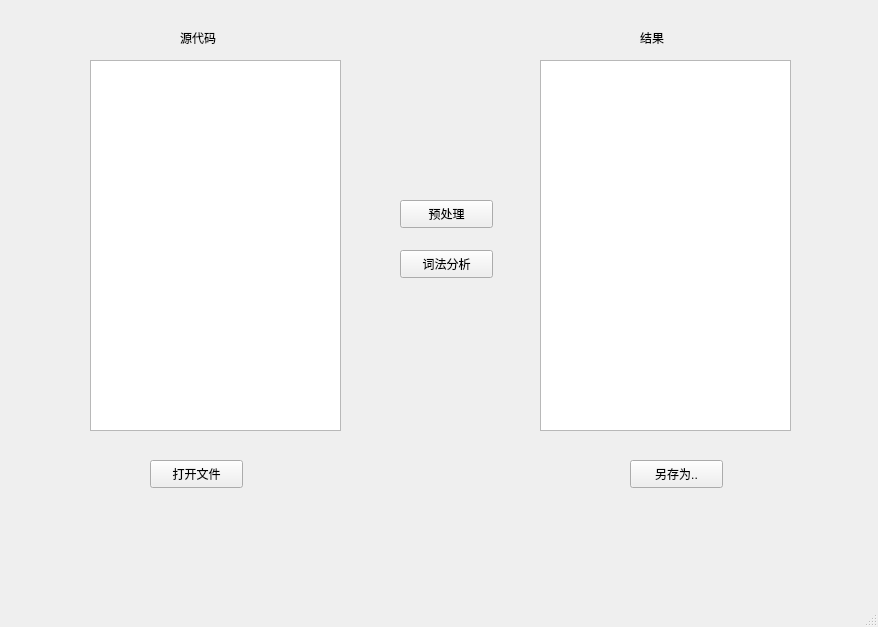
<?xml version="1.0" encoding="UTF-8"?>
<ui version="4.0">
 <class>MainWindow</class>
 <widget class="QMainWindow" name="MainWindow">
  <property name="geometry">
   <rect>
    <x>0</x>
    <y>0</y>
    <width>878</width>
    <height>627</height>
   </rect>
  </property>
  <property name="windowTitle">
   <string>MainWindow</string>
  </property>
  <widget class="QWidget" name="centralwidget">
   <widget class="QTextEdit" name="resource">
    <property name="geometry">
     <rect>
      <x>90</x>
      <y>60</y>
      <width>251</width>
      <height>371</height>
     </rect>
    </property>
    <property name="font">
     <font>
      <pointsize>12</pointsize>
     </font>
    </property>
   </widget>
   <widget class="QPushButton" name="openButton">
    <property name="geometry">
     <rect>
      <x>150</x>
      <y>460</y>
      <width>93</width>
      <height>28</height>
     </rect>
    </property>
    <property name="text">
     <string>打开文件</string>
    </property>
   </widget>
   <widget class="QPushButton" name="lexerButton">
    <property name="geometry">
     <rect>
      <x>400</x>
      <y>250</y>
      <width>93</width>
      <height>28</height>
     </rect>
    </property>
    <property name="text">
     <string>词法分析</string>
    </property>
   </widget>
   <widget class="QTextEdit" name="result">
    <property name="geometry">
     <rect>
      <x>540</x>
      <y>60</y>
      <width>251</width>
      <height>371</height>
     </rect>
    </property>
    <property name="font">
     <font>
      <pointsize>12</pointsize>
      <weight>50</weight>
      <bold>false</bold>
     </font>
    </property>
   </widget>
   <widget class="QPushButton" name="saveButton">
    <property name="geometry">
     <rect>
      <x>630</x>
      <y>460</y>
      <width>93</width>
      <height>28</height>
     </rect>
    </property>
    <property name="text">
     <string>另存为..</string>
    </property>
   </widget>
   <widget class="QLabel" name="label">
    <property name="geometry">
     <rect>
      <x>180</x>
      <y>30</y>
      <width>72</width>
      <height>15</height>
     </rect>
    </property>
    <property name="layoutDirection">
     <enum>Qt::LeftToRight</enum>
    </property>
    <property name="text">
     <string>源代码</string>
    </property>
   </widget>
   <widget class="QLabel" name="label_2">
    <property name="geometry">
     <rect>
      <x>640</x>
      <y>30</y>
      <width>72</width>
      <height>15</height>
     </rect>
    </property>
    <property name="layoutDirection">
     <enum>Qt::LeftToRight</enum>
    </property>
    <property name="text">
     <string>结果</string>
    </property>
   </widget>
   <widget class="QPushButton" name="pretreatButton">
    <property name="geometry">
     <rect>
      <x>400</x>
      <y>200</y>
      <width>93</width>
      <height>28</height>
     </rect>
    </property>
    <property name="text">
     <string>预处理</string>
    </property>
   </widget>
  </widget>
  <widget class="QStatusBar" name="statusbar"/>
 </widget>
 <resources/>
 <connections/>
</ui>
